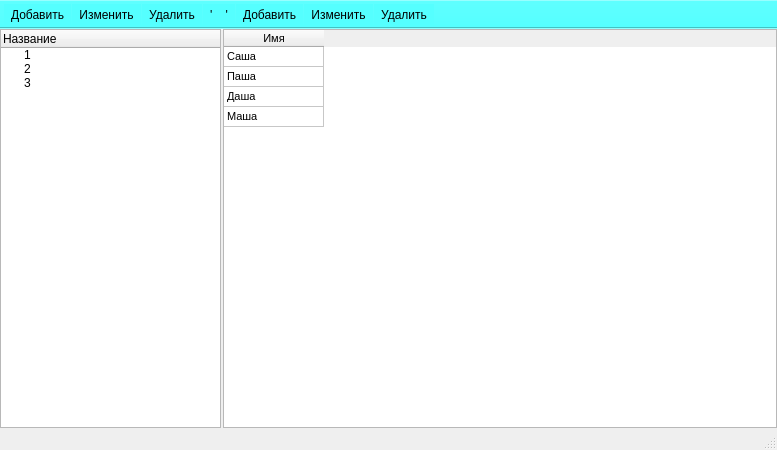
<?xml version="1.0" encoding="UTF-8"?>
<ui version="4.0">
 <class>MainWindow</class>
 <widget class="QMainWindow" name="MainWindow">
  <property name="geometry">
   <rect>
    <x>0</x>
    <y>0</y>
    <width>777</width>
    <height>450</height>
   </rect>
  </property>
  <property name="acceptDrops">
   <bool>true</bool>
  </property>
  <property name="windowTitle">
   <string>Список работников</string>
  </property>
  <widget class="QWidget" name="centralwidget">
   <layout class="QGridLayout" name="gridLayout" columnstretch="2,5">
    <property name="leftMargin">
     <number>0</number>
    </property>
    <property name="topMargin">
     <number>0</number>
    </property>
    <property name="rightMargin">
     <number>0</number>
    </property>
    <property name="bottomMargin">
     <number>0</number>
    </property>
    <property name="spacing">
     <number>2</number>
    </property>
    <item row="0" column="1">
     <widget class="QTableWidget" name="tw_workers">
      <property name="font">
       <font>
        <family>Tahoma</family>
        <pointsize>8</pointsize>
       </font>
      </property>
      <property name="acceptDrops">
       <bool>true</bool>
      </property>
      <property name="editTriggers">
       <set>QAbstractItemView::NoEditTriggers</set>
      </property>
      <property name="dragEnabled">
       <bool>true</bool>
      </property>
      <property name="dragDropOverwriteMode">
       <bool>false</bool>
      </property>
      <property name="selectionBehavior">
       <enum>QAbstractItemView::SelectRows</enum>
      </property>
      <attribute name="verticalHeaderVisible">
       <bool>false</bool>
      </attribute>
      <attribute name="verticalHeaderDefaultSectionSize">
       <number>20</number>
      </attribute>
      <attribute name="verticalHeaderMinimumSectionSize">
       <number>18</number>
      </attribute>
      <row>
       <property name="text">
        <string>Новая строка</string>
       </property>
      </row>
      <row>
       <property name="text">
        <string>1</string>
       </property>
      </row>
      <row>
       <property name="text">
        <string>2</string>
       </property>
      </row>
      <row>
       <property name="text">
        <string>4</string>
       </property>
      </row>
      <column>
       <property name="text">
        <string>Имя</string>
       </property>
      </column>
      <item row="0" column="0">
       <property name="text">
        <string>Саша</string>
       </property>
      </item>
      <item row="1" column="0">
       <property name="text">
        <string>Паша</string>
       </property>
      </item>
      <item row="2" column="0">
       <property name="text">
        <string>Даша</string>
       </property>
      </item>
      <item row="3" column="0">
       <property name="text">
        <string>Маша</string>
       </property>
      </item>
     </widget>
    </item>
    <item row="0" column="0">
     <widget class="QTreeWidget" name="treeWidget">
      <property name="acceptDrops">
       <bool>true</bool>
      </property>
      <property name="dragEnabled">
       <bool>true</bool>
      </property>
      <column>
       <property name="text">
        <string>Название</string>
       </property>
      </column>
      <item>
       <property name="text">
        <string>1</string>
       </property>
      </item>
      <item>
       <property name="text">
        <string>2</string>
       </property>
      </item>
      <item>
       <property name="text">
        <string>3</string>
       </property>
      </item>
     </widget>
    </item>
   </layout>
  </widget>
  <widget class="QStatusBar" name="statusbar"/>
  <widget class="QToolBar" name="toolBar">
   <property name="windowTitle">
    <string>toolBar</string>
   </property>
   <property name="styleSheet">
    <string notr="true">background-color: rgb(85, 255, 255);
</string>
   </property>
   <property name="movable">
    <bool>false</bool>
   </property>
   <attribute name="toolBarArea">
    <enum>TopToolBarArea</enum>
   </attribute>
   <attribute name="toolBarBreak">
    <bool>false</bool>
   </attribute>
   <addaction name="pb_add"/>
   <addaction name="pb_change"/>
   <addaction name="pb_dell"/>
   <addaction name="action123"/>
   <addaction name="actionEded"/>
   <addaction name="action"/>
   <addaction name="action_2"/>
  </widget>
  <action name="pb_add">
   <property name="text">
    <string>Добавить</string>
   </property>
  </action>
  <action name="pb_change">
   <property name="text">
    <string>Изменить</string>
   </property>
  </action>
  <action name="pb_dell">
   <property name="text">
    <string>Удалить</string>
   </property>
  </action>
  <action name="action123">
   <property name="text">
    <string>'    '</string>
   </property>
  </action>
  <action name="actionEded">
   <property name="text">
    <string>Добавить</string>
   </property>
  </action>
  <action name="action">
   <property name="text">
    <string>Изменить</string>
   </property>
  </action>
  <action name="action_2">
   <property name="text">
    <string>Удалить</string>
   </property>
  </action>
 </widget>
 <resources/>
 <connections/>
</ui>
